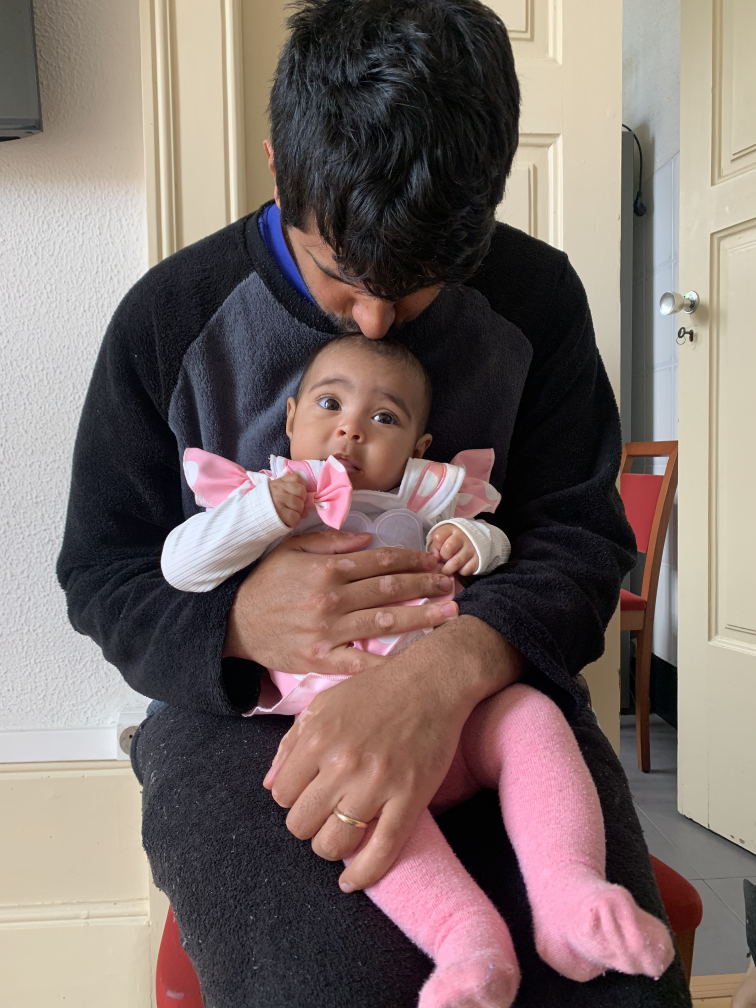
#> input picture secao3/4_Dates_In_Python/original.jpg, 3024 x 4032 px (shown at 1/4 size)
$ python aula42_Pillow_red_imagens.py
#> lines starting #> are read from the running program, lines starting #| are printed output that depends on the picture
# Pillow: redimensionando imagens com Python
# Essa biblioteca é o Photoshop do Python 😂

from PIL import Image, ImageDraw, ImageFont
from pathlib import Path

ROOT_FOLDER = Path(__file__).parent
ORIGINAL_IMAGE_PATH = ROOT_FOLDER / 'original.jpg'
NEW_IMAGE_PATH = ROOT_FOLDER / 'redimensionada.jpg'

# Abrindo a imagem original
pil_image = Image.open(ORIGINAL_IMAGE_PATH)
#> pil_image is the input picture: PIL image 3024x4032 RGB; mean R, G, B 124.8, 110.1, 106.1

# capturar a largura e altura da imagem
width, height = pil_image.size
#> width = 3024; height = 4032
exif = pil_image.info['exif']

# new width // new height

# Redimensionando a imagem para 50% do tamanho original CHATGPT
# new_width = int(width * 0.5)
# new_height = int(height * 0.5)

# Redimensionando a imagem para 640pixs do tamanho original professor
new_width = 640
new_height = int((new_width / width) * height)
#> new_height = 853
print(f'width: {width}, height: {height}')
#| width: 3024, height: 4032
print(f'new_width: {new_width}, new_height: {new_height}')
#| new_width: 640, new_height: 853

# Redimensionando a imagem
resized_image = pil_image.resize(size=(new_width, new_height))
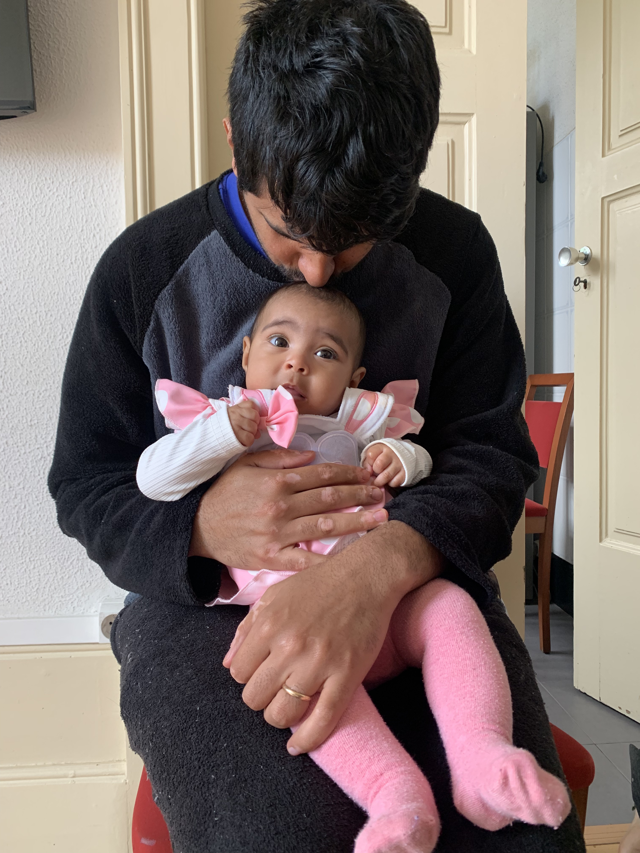
#> resized_image: PIL image 640x853 RGB; mean R, G, B 124.8, 110.1, 106.1
# salvando a imagem redimensionada
resized_image.save(
    NEW_IMAGE_PATH,
    exif=exif,
    optimize=True,
    quality=70,
)
